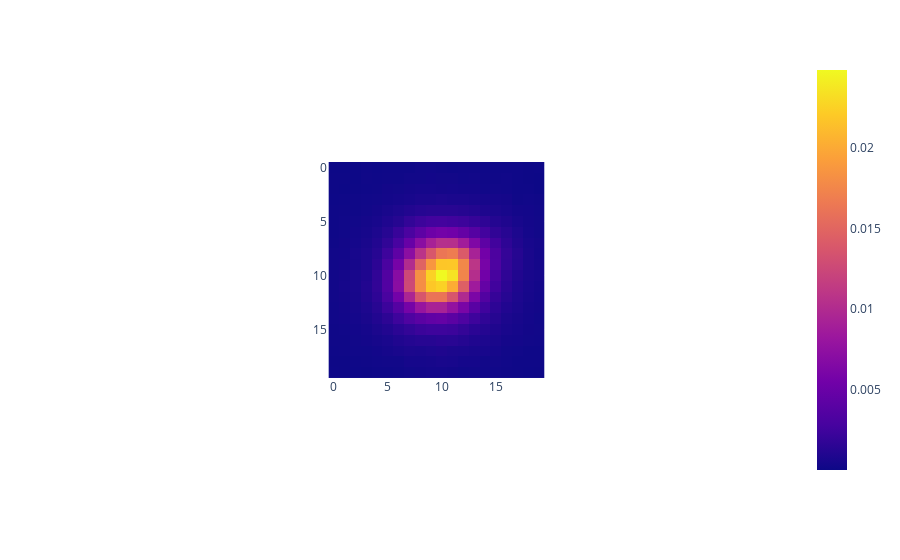

This figure's notebook cell:
### Code cell
px.imshow(m.evaluate(x_center, y_center, oversampled=False), aspect='equal').show()

### Figure 1 — Plotly figure (JSON) as saved in the notebook; plotly's stock layout.template omitted (floating-point values rounded to 4 significant figures; data arrays with more than 128 entries replaced by an {"elided": "..."} marker saying what was removed)
{"data": [{"coloraxis": "coloraxis", "hovertemplate": "x: %{x}<br>y: %{y}<br>color: %{z}<extra></extra>", "name": "0", "type": "heatmap", "xaxis": "x", "yaxis": "y", "z": {"elided": "20x20 float values"}}], "layout": {"autosize": true, "coloraxis": {"colorscale": [[0, "#0d0887"], [0.1111, "#46039f"], [0.2222, "#7201a8"], [0.3333, "#9c179e"], [0.4444, "#bd3786"], [0.5556, "#d8576b"], [0.6667, "#ed7953"], [0.7778, "#fb9f3a"], [0.8889, "#fdca26"], [1, "#f0f921"]]}, "margin": {"t": 60}, "xaxis": {"anchor": "y", "autorange": true, "constrain": "domain", "domain": [0.3485, 0.6515], "range": [-0.5, 19.5], "scaleanchor": "y"}, "yaxis": {"anchor": "x", "autorange": true, "constrain": "domain", "domain": [0, 1], "range": [19.5, -0.5]}}}
